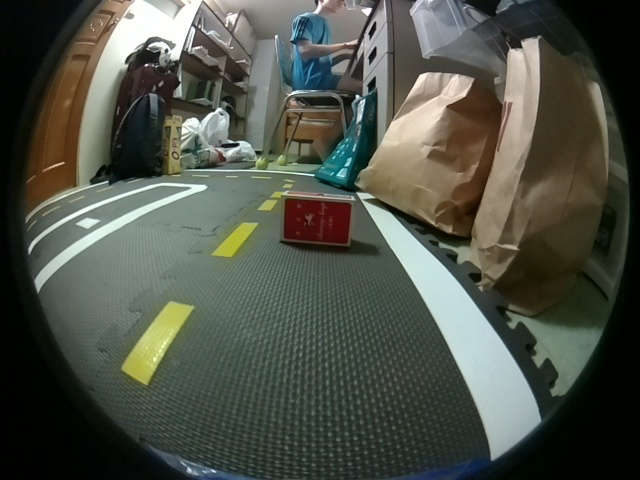
#> input picture output2.jpg, 640 x 480 px, found by its file name
$ python draw_contour.py   (Python 2 division)   (older library calls are emulated)
#> lines starting #> are read from the running program, lines starting #| are printed output that depends on the picture; after the words box and inside, x2 and y2 are one past the last pixel; in counts of white or black regions, pixels touching at a corner belong together
# 採用 fixed color map 把 object 之外的東西濾掉，然後畫出contour，並且計算出Rect的x,y,w,h
import cv2
import numpy as np
from matplotlib import pyplot as plt
plt.rcParams['figure.figsize'] = (10, 10)  # large images
plt.rcParams['image.interpolation'] = 'nearest'

def ImageProcess():
    img = cv2.imread("output2.jpg")
#> img is the input picture: shape (480, 640, 3); mean B, G, R 72.3, 82.4, 78.4
    hsv_img = cv2.cvtColor(img, cv2.COLOR_BGR2HSV)
#> hsv_img: shape (480, 640, 3); mean H, S, V 54.5, 86.4, 86.6
    frame_threshed = cv2.inRange(hsv_img, np.array([0,130,46]), np.array([10,255,255]))  #color map 我有親手調過
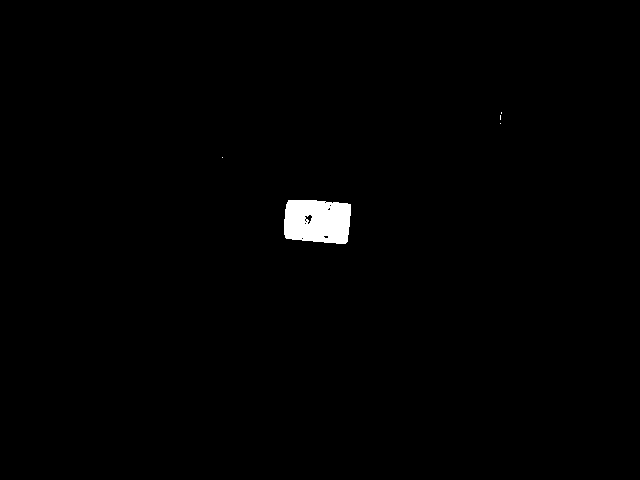
#> frame_threshed: shape (480, 640); 0.84% white; 5 white regions (4 under 20 px)

    ret,thresh = cv2.threshold(frame_threshed,46,255,0)

    im2, contours, hierarchy = cv2.findContours(thresh,cv2.RETR_TREE,cv2.CHAIN_APPROX_SIMPLE)
#> contours = 14 contours, 12 with area under 20; largest, box (x1, y1, x2, y2) and area: (284, 200, 351, 244) 2530, (304, 214, 313, 225) 40

    contour_area = [ (cv2.contourArea(c), (c) ) for c in contours]
#> contour_area = 14 items
    # 抓出最大contour_area 的就是object_box (但這不是一個robust 的辦法)
    tmp = np.array([(contour_area[i][0])  for i in range(len(contour_area))])
#> tmp = [2530, 2, 11.5, 2, 2, 4, 39.5, 5.5, 2, 2, 0, 0, 0, 0]
    maxindex = np.argmax(tmp)
#> maxindex = 0

    area, cnt = contour_area[maxindex]
#> area = 2530; cnt = contour of 43 points, box (x1, y1, x2, y2) (284, 200, 351, 244), area 2530
    print area
#| 2530.0
    x,y,w,h = cv2.boundingRect(cnt)
#> x = 284; y = 200; w = 67; h = 44
    font = cv2.FONT_HERSHEY_SIMPLEX
    cv2.putText(img, "ObjectBox", (x,y-5),font,0.5,[0,255,0],2)
    cv2.rectangle(img,(x,y),(x+w,y+h),[0,255,0],2)
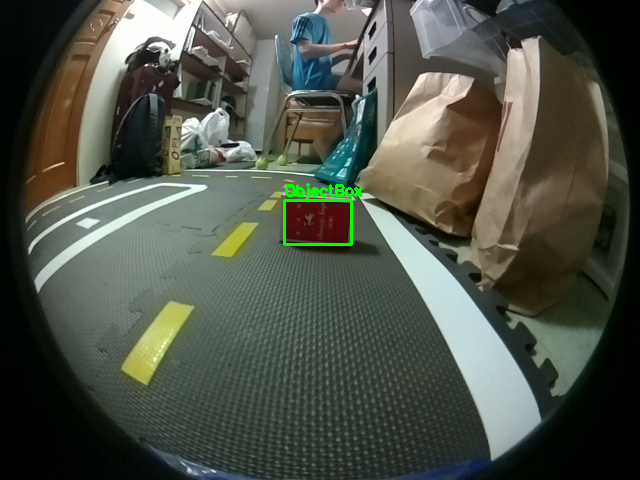
#> img: shape (480, 640, 3); mean B, G, R 72, 83.2, 78.1
    #cv2.drawContours(img, contours, -1, (0,255,0), 3)
    cv2.imshow("img",img)
    cv2.waitKey(0)
    #cv2.imshow("img",img)
    #cv2.waitKey(0)
if __name__ == '__main__':
    ImageProcess()
